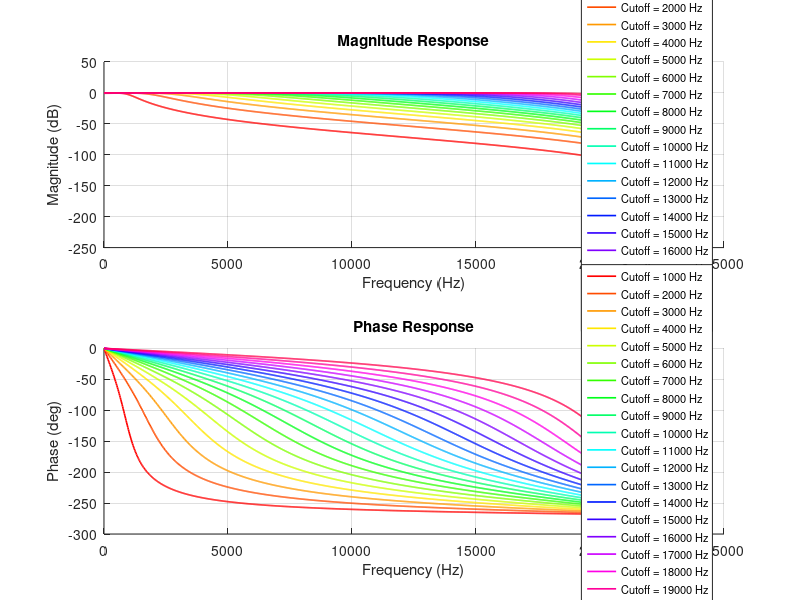

MATLAB code to generate this figure:
close all;
clear all;
pkg load signal;
pkg load communications;

% Sampling frequency and filter parameters
fs = 48000;
fc_list = 1000:1000:20000;  % 1 kHz to 20 kHz in 1 kHz increments
scale_factor = 2^13;

% Prepare the figure with two subplots:
figure;

% Create subplot for magnitude responses (in dB)
subplot(2,1,1);
hold on;
title('Magnitude Response');
xlabel('Frequency (Hz)');
ylabel('Magnitude (dB)');
grid on;

% Create subplot for phase responses (in degrees)
subplot(2,1,2);
hold on;
title('Phase Response');
xlabel('Frequency (Hz)');
ylabel('Phase (deg)');
grid on;

% Define a colormap for differentiating curves
colors = hsv(length(fc_list));

% Loop over each cutoff frequency (each filter)
for filt_idx = 1:length(fc_list)
    fc = fc_list(filt_idx);

    % Design a 3rd-order Butterworth low-pass filter
    [b, a] = butter(3, fc/(fs/2));
    % Scale coefficients to signed 32-bit integer range
    b_int32 = fix(b * scale_factor)
    a_int32 = fix(a * scale_factor)
    % Scale back
    b_recovered = double(b_int32) / scale_factor;
    a_recovered = double(a_int32) / scale_factor;

    % Compute frequency response
    [H, w] = freqz(b_recovered, a_recovered, 1024, fs);

    % Convert magnitude to dB and phase to degrees
    mag = 20*log10(abs(H));
    ph  = unwrap(angle(H)) * 180/pi;

    % Plot the magnitude response
    subplot(2,1,1);
    plot(w, mag, 'Color', colors(filt_idx,:), 'LineWidth', 1.2);

    % Plot the phase response
    subplot(2,1,2);
    plot(w, ph, 'Color', colors(filt_idx,:), 'LineWidth', 1.2);
end

% Add legends indicating each filter's cutoff frequency with a smaller font size
legendLabels = arrayfun(@(x) sprintf('Cutoff = %d Hz', x), fc_list, 'UniformOutput', false);

subplot(2,1,1);
hleg = legend(legendLabels, 'Location', 'East');
set(hleg, 'FontSize', 8);  % Adjust the font size to 8 (or your desired size)

subplot(2,1,2);
hleg2 = legend(legendLabels, 'Location', 'East');
set(hleg2, 'FontSize', 8);  % Adjust the font size similarly

hold off;
